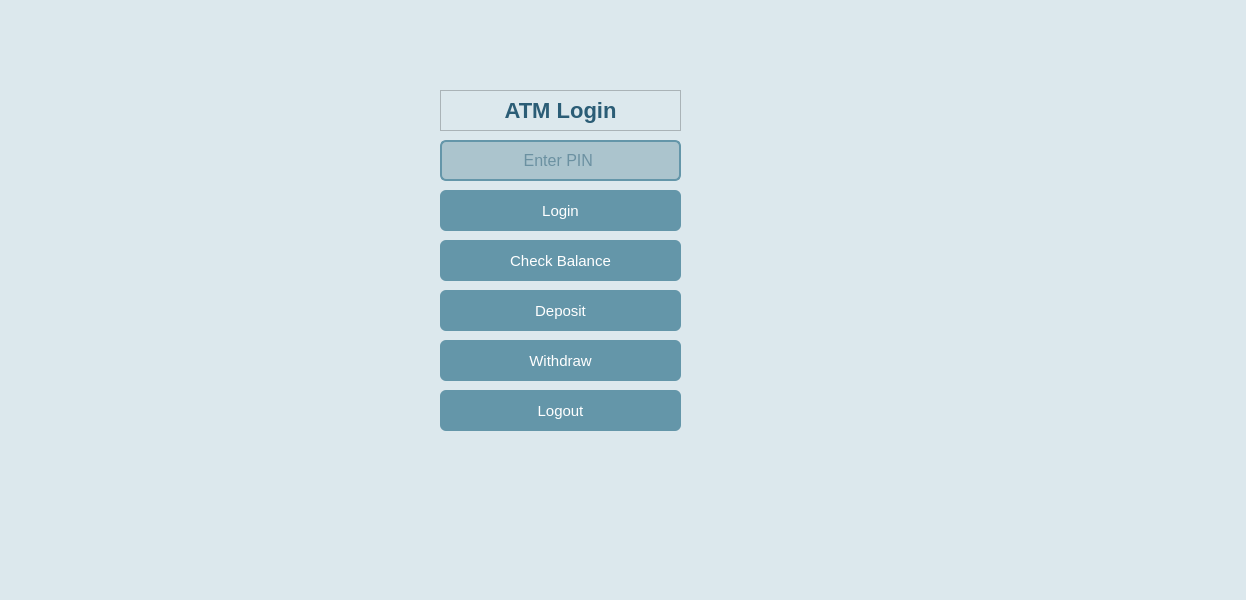
<?xml version="1.0" encoding="UTF-8"?>
<ui version="4.0">
 <class>MainWindow</class>
 <widget class="QMainWindow" name="MainWindow">
  <property name="geometry">
   <rect>
    <x>0</x>
    <y>0</y>
    <width>1246</width>
    <height>600</height>
   </rect>
  </property>
  <property name="windowTitle">
   <string>MainWindow</string>
  </property>
  <property name="styleSheet">
   <string notr="true">/* ===== MAIN WINDOW BACKGROUND ===== */
QWidget {
    background-color: #DCE8ED;   /* Light gray-blue background */
    font-family: &quot;Segoe UI&quot;;
    font-size: 14px;
}

/* ===== TITLE LABEL ===== */
QLabel {
    color: #2B5D76;  /* Dark teal for titles */
    font-size: 22px;
    font-weight: bold;
}

/* ===== PIN INPUT ===== */
QLineEdit {
    background-color: #ABC4CD;  /* Soft input background */
    color: #2B5D76;             /* Text color */
    border: 2px solid #6496A9;  /* Input border */
    border-radius: 6px;
    padding: 8px;
    font-size: 16px;
}

QLineEdit:focus {
    border-color: #2B5D76; /* Focus border color */
}

/* ===== ALL BUTTONS SAME COLOR ===== */
QPushButton {
    background-color: #6496A9;  /* Main button color */
    color: white;
    border-radius: 6px;
    padding: 10px;
    font-size: 15px;
}

/* Hover effect */
QPushButton:hover {
    background-color: #2B5D76;  /* Darker shade on hover */
}

/* Pressed effect */
QPushButton:pressed {
    background-color: #8BAEBC;  /* Slightly lighter when pressed */
}
</string>
  </property>
  <widget class="QWidget" name="centralwidget">
   <widget class="QLabel" name="label">
    <property name="geometry">
     <rect>
      <x>440</x>
      <y>90</y>
      <width>241</width>
      <height>41</height>
     </rect>
    </property>
    <property name="font">
     <font>
      <family>Segoe UI</family>
      <pointsize>-1</pointsize>
      <bold>true</bold>
     </font>
    </property>
    <property name="frameShape">
     <enum>QFrame::Shape::StyledPanel</enum>
    </property>
    <property name="frameShadow">
     <enum>QFrame::Shadow::Plain</enum>
    </property>
    <property name="text">
     <string>ATM Login</string>
    </property>
    <property name="alignment">
     <set>Qt::AlignmentFlag::AlignCenter</set>
    </property>
   </widget>
   <widget class="QLineEdit" name="pinLineEdit">
    <property name="geometry">
     <rect>
      <x>440</x>
      <y>140</y>
      <width>241</width>
      <height>41</height>
     </rect>
    </property>
    <property name="font">
     <font>
      <family>Segoe UI</family>
      <pointsize>-1</pointsize>
     </font>
    </property>
    <property name="echoMode">
     <enum>QLineEdit::EchoMode::Password</enum>
    </property>
    <property name="alignment">
     <set>Qt::AlignmentFlag::AlignCenter</set>
    </property>
    <property name="placeholderText">
     <string>Enter PIN </string>
    </property>
   </widget>
   <widget class="QPushButton" name="loginButton">
    <property name="geometry">
     <rect>
      <x>440</x>
      <y>190</y>
      <width>241</width>
      <height>41</height>
     </rect>
    </property>
    <property name="font">
     <font>
      <family>Segoe UI</family>
      <pointsize>-1</pointsize>
     </font>
    </property>
    <property name="text">
     <string>Login</string>
    </property>
   </widget>
   <widget class="QPushButton" name="balanceButton">
    <property name="geometry">
     <rect>
      <x>440</x>
      <y>240</y>
      <width>241</width>
      <height>41</height>
     </rect>
    </property>
    <property name="font">
     <font>
      <family>Segoe UI</family>
      <pointsize>-1</pointsize>
     </font>
    </property>
    <property name="text">
     <string>Check Balance</string>
    </property>
   </widget>
   <widget class="QPushButton" name="depositButton">
    <property name="geometry">
     <rect>
      <x>440</x>
      <y>290</y>
      <width>241</width>
      <height>41</height>
     </rect>
    </property>
    <property name="font">
     <font>
      <family>Segoe UI</family>
      <pointsize>-1</pointsize>
     </font>
    </property>
    <property name="text">
     <string>Deposit</string>
    </property>
   </widget>
   <widget class="QPushButton" name="withdrawButton">
    <property name="geometry">
     <rect>
      <x>440</x>
      <y>340</y>
      <width>241</width>
      <height>41</height>
     </rect>
    </property>
    <property name="font">
     <font>
      <family>Segoe UI</family>
      <pointsize>-1</pointsize>
     </font>
    </property>
    <property name="text">
     <string>Withdraw</string>
    </property>
   </widget>
   <widget class="QPushButton" name="logoutButton">
    <property name="geometry">
     <rect>
      <x>440</x>
      <y>390</y>
      <width>241</width>
      <height>41</height>
     </rect>
    </property>
    <property name="font">
     <font>
      <family>Segoe UI</family>
      <pointsize>-1</pointsize>
     </font>
    </property>
    <property name="text">
     <string>Logout</string>
    </property>
   </widget>
  </widget>
  <widget class="QMenuBar" name="menubar">
   <property name="geometry">
    <rect>
     <x>0</x>
     <y>0</y>
     <width>1246</width>
     <height>25</height>
    </rect>
   </property>
  </widget>
  <widget class="QStatusBar" name="statusbar"/>
 </widget>
 <resources/>
 <connections/>
</ui>
